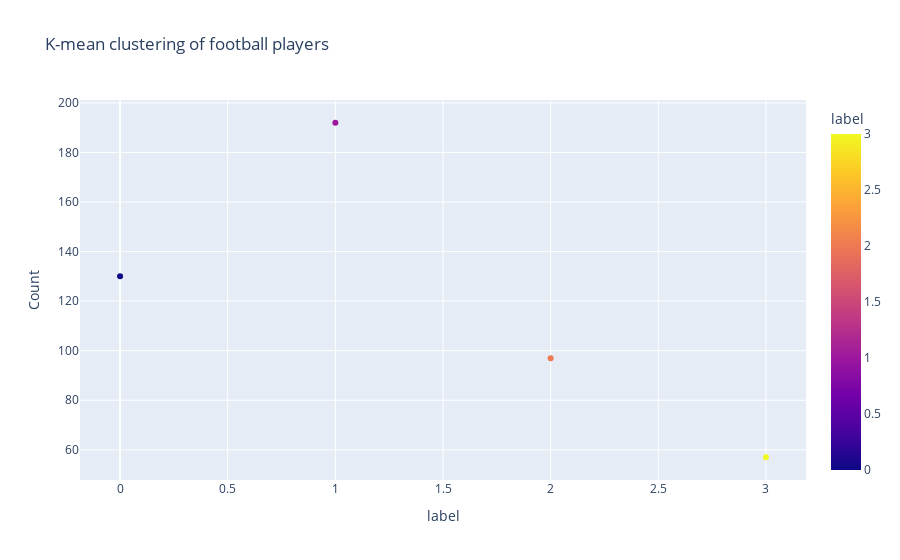

The notebook cell saved with this chart:
### Code cell
fig = px.scatter(df_groupby,x="label",y="Count",color="label",title="K-mean clustering of football players")
fig.update_traces(textposition='top center')
fig.show()

### Figure 1 — Plotly figure (JSON) as saved in the notebook; plotly's stock layout.template omitted (floating-point values rounded to 4 significant figures)
{"data": [{"hovertemplate": "label=%{marker.color}<br>Count=%{y}<extra></extra>", "legendgroup": "", "marker": {"color": [1, 0, 2, 3], "coloraxis": "coloraxis", "symbol": "circle"}, "mode": "markers", "name": "", "orientation": "v", "showlegend": false, "textposition": "top center", "type": "scatter", "x": [1, 0, 2, 3], "xaxis": "x", "y": [192, 130, 97, 57], "yaxis": "y"}], "layout": {"coloraxis": {"colorbar": {"title": {"text": "label"}}, "colorscale": [[0, "#0d0887"], [0.1111, "#46039f"], [0.2222, "#7201a8"], [0.3333, "#9c179e"], [0.4444, "#bd3786"], [0.5556, "#d8576b"], [0.6667, "#ed7953"], [0.7778, "#fb9f3a"], [0.8889, "#fdca26"], [1, "#f0f921"]]}, "legend": {"tracegroupgap": 0}, "title": {"text": "K-mean clustering of football players"}, "xaxis": {"anchor": "y", "domain": [0, 1], "title": {"text": "label"}}, "yaxis": {"anchor": "x", "domain": [0, 1], "title": {"text": "Count"}}}}
